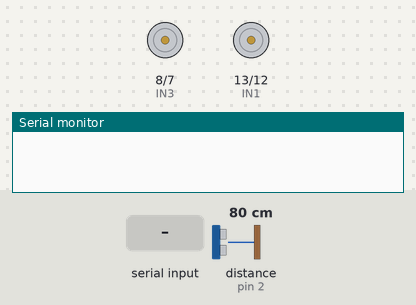
Simulated run of this sketch. Board: Arduino Uno, built with avr-gcc and run on an emulated ATmega328P. Parts: motor-driver pin pairs drawn as motors (green arrow = first pin HIGH = forward, orange = second pin HIGH = backward, longer = more drive), the last lines printed to the serial monitor. Wiring (inferred from the names in the program): ultrasonic range finder: trigger pin 3; echo pin 2. The inputs (shaded band) are chosen by the test bench; at power-on: distance to the obstacle (sensor on pin 2) 80 cm. The echo pulse lasts 58.3 µs per cm.

Above: at 1.2 s.
1.3 s: "8" received over Serial
At 1.9 s:
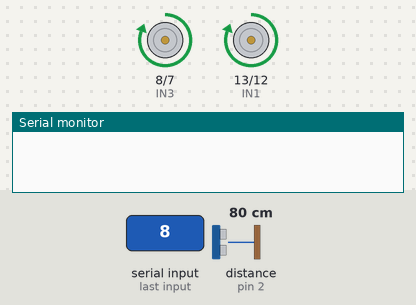
2.8 s: "2" received over Serial
At 4.0 s:
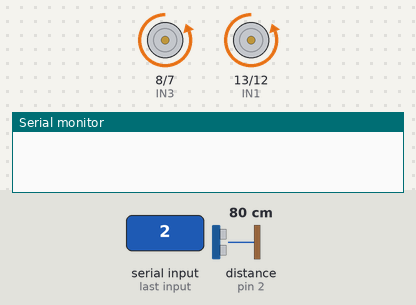
4.3 s: "4" received over Serial
At 5.2 s:
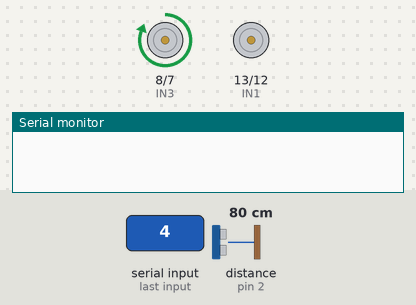
5.8 s: "6" received over Serial
At 6.5 s:
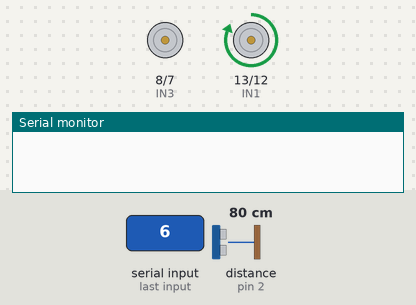
7.3 s: distance to the obstacle (sensor on pin 2) set to 11 cm
8.8 s: distance to the obstacle (sensor on pin 2) set to 8 cm
At 9.9 s:
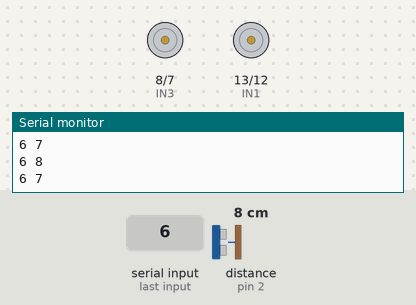
Timing chart, 0 to 11.3 s (numbered marks = the images above; inputs shaded):
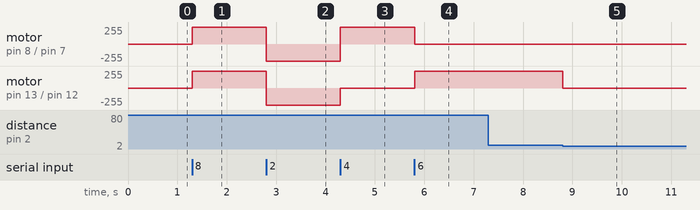

Measured:
- the behaviour switches between 10 and 9 cm on distance to the obstacle (sensor on pin 2) (found by bisection; images 4 and 5)
- after the input at 1.3 s, motor on pin 8 (IN3) / pin 7 (IN4), motor on pin 13 (IN1) / pin 12 (IN2): stopped → forward 255/255 at once
- after the input at 2.8 s, motor on pin 8 (IN3) / pin 7 (IN4), motor on pin 13 (IN1) / pin 12 (IN2): forward 255/255 → backward 255/255 at once
- after the input at 4.3 s, motor on pin 8 (IN3) / pin 7 (IN4): backward 255/255 → forward 255/255 at once; motor on pin 13 (IN1) / pin 12 (IN2): backward 255/255 → stopped at once
- after the input at 5.8 s, motor on pin 8 (IN3) / pin 7 (IN4): forward 255/255 → stopped at once; motor on pin 13 (IN1) / pin 12 (IN2): stopped → forward 255/255 at once
- after the input at 7.3 s, every drawn part: stays the same
- after the input at 8.8 s, motor on pin 13 (IN1) / pin 12 (IN2): forward 255/255 → stopped at once

The sketch:

drive_sonic.ino
```cpp
#define IN1 13
#define IN2 12
#define IN3 8
#define IN4 7
#define PIN_ECHO 2
#define PIN_TRIG 3

char val = '0';
int distance, old_distance;

void setup() {
  Serial.begin(9600);
  pinMode(IN1, OUTPUT);
  pinMode(IN2, OUTPUT);
  pinMode(IN3, OUTPUT);
  pinMode(IN4, OUTPUT);
  pinMode(PIN_ECHO, INPUT);
  pinMode(PIN_TRIG, OUTPUT);
}

void forward(){
  digitalWrite(IN1, HIGH);
  digitalWrite(IN2, LOW);
  digitalWrite(IN3, HIGH);
  digitalWrite(IN4, LOW);
}
void backward(){
  digitalWrite(IN1, LOW);
  digitalWrite(IN2, HIGH);
  digitalWrite(IN3, LOW);
  digitalWrite(IN4, HIGH);
}
void turn_left(){
  digitalWrite(IN1, LOW);
  digitalWrite(IN2, LOW);
  digitalWrite(IN3, HIGH);
  digitalWrite(IN4, LOW);
}

void turn_right(){
  digitalWrite(IN1, HIGH);
  digitalWrite(IN2, LOW);
  digitalWrite(IN3, LOW);
  digitalWrite(IN4, LOW);
}
void stop(){
  digitalWrite(IN1, LOW);
  digitalWrite(IN2, LOW);
  digitalWrite(IN3, LOW);
  digitalWrite(IN4, LOW);
}

int getDistance(){
  long duration;
  int distance;
  digitalWrite(PIN_TRIG, LOW);
  delayMicroseconds(2); //Wait for being ready
  digitalWrite(PIN_TRIG, HIGH);
  delayMicroseconds(10);
  digitalWrite(PIN_TRIG, LOW);
  duration = pulseIn(PIN_ECHO, HIGH);
  distance = 17160 * duration/1000000 ;
  return distance;
}

void loop() {
   if(Serial.available()){
    val = Serial.read();
    if(val == '0')     stop();
    else if(val == '8')    forward();
    else if(val == '2')   backward();
    else if(val == '4')   turn_left();
    else if(val == '6')   turn_right();
  }

  if(getDistance() < 10){
    distance = getDistance();
    if( distance < 10 && val != '2'){
      if(distance != old_distance){
        Serial.print(val);
        Serial.print(" ");
        Serial.println(distance);
        old_distance = distance;
      }
      stop();
    }
  }
}
```
